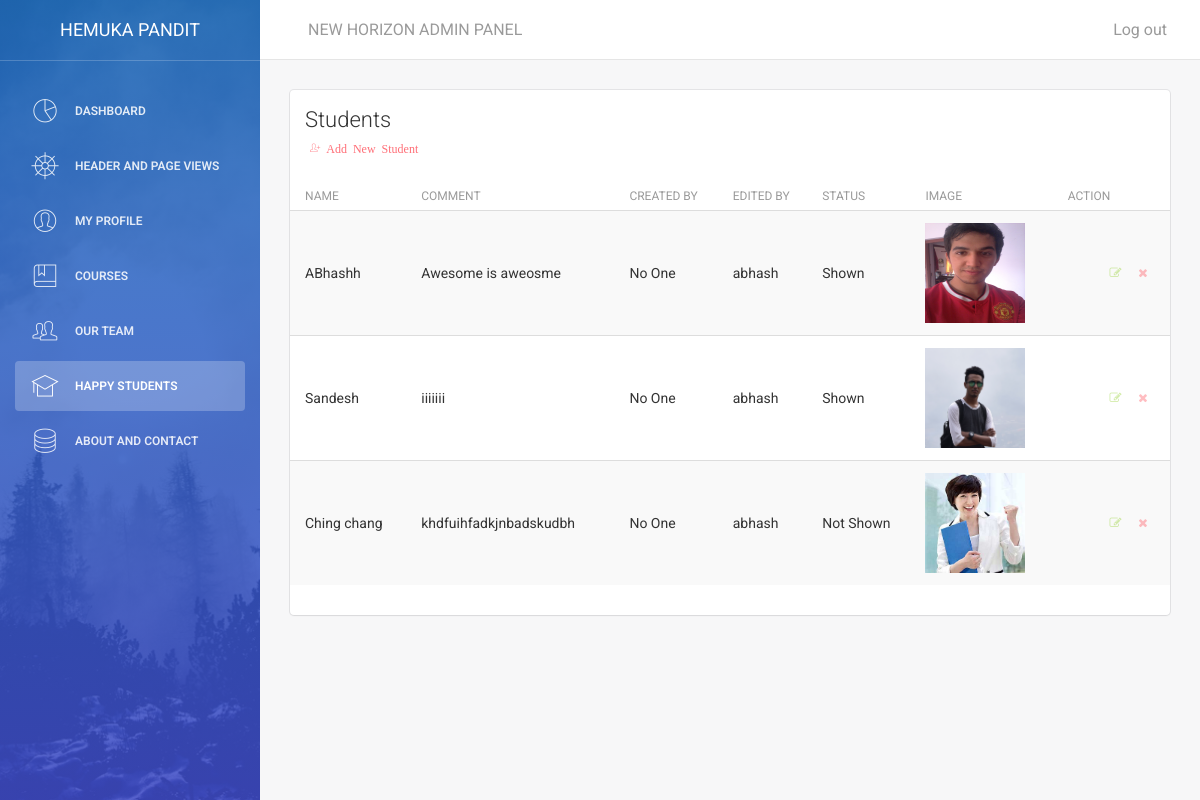
/admin/main.php?id=5 (signed in), run on the app's committed database.
### tables this page shows
CREATE TABLE `happystudents` (
  `hid` int(11) NOT NULL,
  `hname` varchar(250) NOT NULL,
  `hcomment` varchar(250) NOT NULL,
  `himagename` text NOT NULL,
  `himagepath` text NOT NULL,
  `created` int(250) NOT NULL,
  `edited` int(250) NOT NULL,
  `status` tinyint(2) NOT NULL
);

### admin/class/aptech.dbConnect.php (called while the page is built, shortened)
<?php
class dbConnect
{
  public function __construct()
   {
     $this->db=new mysqli(DB_SERVER,DB_USER,DB_PASSWORD,DB_DATABASE);
   }
}
?>

### admin/class/class.happyStudent.php (the view, shortened to what this page needs)
<?php
include_once('aptech.dbConnect.php');
class happy extends dbConnect
{
  public function displayHappy()
  {
    $sql="SELECT * FROM `happystudents`";
    $result=(mysqli_query($this->db,$sql));
    while($row=mysqli_fetch_array($result))
    {
      $b=$row['edited'];
      $created="No One";
      $sql2="SELECT * FROM `adminlogin` where id='$b'";
      $result2=(mysqli_query($this->db,$sql2));
      $edited="No One";
      while($row2=mysqli_fetch_array($result2))
      {
        $edited=$row2['name'];
      }
      if($row['status']==1)
      {
        $status="Shown";
      }
      else {
        $status="Not Shown";
      }
      echo'
      <tr>
      <td>'.$row['hname'].'</td>
      <td>'.$row['hcomment'].'</td>
      <td>'.$created.'</td>
      <td>'.$edited.'</td>
      <td>'.$status.'</td>
      <td><img src='.$row['himagepath'].' height=100 width=100></td>
      <td class="td-actions text-right">
      <a href="main.php?id=happy&h=hedit&hid='.$row["hid"].'"> <button type="button" rel="tooltip" title="Edit" class="btn btn-success btn-simple btn-xs">
      <i class="fa fa-edit"></i>
      </button> </a>
      <a href="main.php?id=happy&h=hdelete&hid='.$row["hid"].'"><button type="button" rel="tooltip" title="Remove" class="btn btn-danger btn-simple btn-xs">
      <i class="fa fa-times"></i>
      </button> </a>
      </td>
      </tr>';
    }
  }
}
?>

### data on the page
happystudents: hname "ABhashh", hcomment "Awesome is aweosme", created "No One", adminlogin.name "abhash", status "Shown", himagepath (picture)
happystudents: hname "Sandesh", hcomment "iiiiiii", created "No One", adminlogin.name "abhash", status "Shown", himagepath (picture)
happystudents: hname "Ching chang", hcomment "khdfuihfadkjnbadskudbh", created "No One", adminlogin.name "abhash", status "Not Shown", himagepath (picture)

### other printed values
$_SESSION['uname'] "HEMUKA PANDIT"
